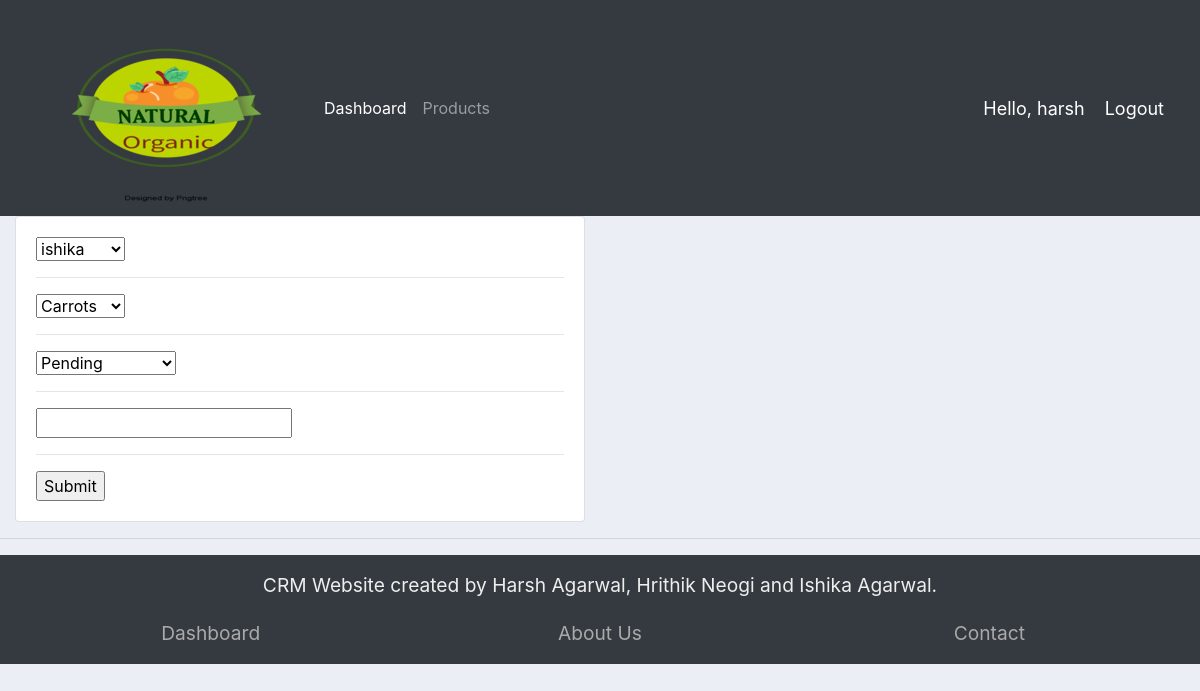
The page /update_order/1/ (signed in) on the database its author committed.
### Accounts/models.py (models this page shows)
class Order(models.Model):
	STATUS = (
			('Pending', 'Pending'),
			('Out for delivery', 'Out for delivery'),
			('Delivered', 'Delivered'),
			)
	customer = models.ForeignKey(Customer, null=True, on_delete= models.SET_NULL)
	product = models.ForeignKey(Product, null=True, on_delete= models.SET_NULL)
	date_created = models.DateTimeField(auto_now_add=True, null=True)
	status = models.CharField(max_length=200, null=True, choices=STATUS)
	note = models.CharField(max_length=1000, null=True)
	def __str__(self):
		return self.product.name

### Accounts/decorators.py (the view)
		def wrapper_func(request, *args, **kwargs):
			group = None
			if request.user.groups.exists():
				group = request.user.groups.all()[0].name
			if group in allowed_roles:
				return view_func(request, *args, **kwargs)
			else:
				return HttpResponse('You are not authorized to view this page')

### Accounts/forms.py
class OrderForm(ModelForm):
	class Meta:
		model = Order
		fields = '__all__'

### Accounts/models.py (called while the page is built)
	def __str__(self):
		return self.name

	def __str__(self):
		return self.name

### Accounts/views.py (called while the page is built)
@login_required(login_url='login')
@allowed_users(allowed_roles=['admin'])
def updateOrder(request, pk):
	order = Order.objects.get(id=pk)
	form = OrderForm(instance=order)
	print('ORDER:', order)
	if request.method == 'POST':
		form = OrderForm(request.POST, instance=order)
		if form.is_valid():
			form.save()
			return redirect('/')
	context = {'form':form}
	return render(request, 'accounts/order_form.html', context)

### Accounts/templates/accounts/order_form.html (shortened to what this page needs)
{%  extends 'accounts/main.html' %}
{% load static %}
{% block content %}
<div class="row">
	<div class="col-md-6">
		<div class="card card-body">
			<form action="" method="POST">
				{% for field in form %}
					{{field}}
					<hr>
				{% endfor %}
				<input type="submit" name="Submit">
			</form>
		</div>
	</div>
</div>
{% endblock %}

### Accounts/templates/accounts/navbar.html (shortened to what this page needs)
{% load static %}
<nav class="navbar navbar-expand-lg navbar-dark bg-dark">
 <img src="{% static 'images/logo.png' %}">
  <div class="collapse navbar-collapse" id="navbarNav">
    <ul class="navbar-nav">
      {% if request.user.is_staff %}
      <li class="nav-item active">
        <a class="nav-link" href="{% url 'home' %}">Dashboard</a>
      </li>
      <li class="nav-item">
        <a class="nav-link" href="{% url 'products' %}">Products</a>
      </li>
      {% else %}
       <li class="nav-item">
        <a class="nav-link" href="{% url 'account' %}">Settings</a>
      </li>
      {% endif %}
    </ul>
  </div>
  <span class="hello-msg">Hello, {{request.user}}</span>
  <span ><a  class="hello-msg" href="{% url 'logout' %}">Logout</a></span>
</nav>

### static/css/main.css (style rules this page uses)
body { background-color: #ebeff5; }

### Accounts/templates/accounts/navbar.html (style rules this page uses)
.hello-msg { font-size: 18px; color: #fff; margin-right: 20px; }

### rows shown on the page
Order: form "ishika" "Carrots" "Pending"

### other values the page prints
{{ request.user }} "harsh"
